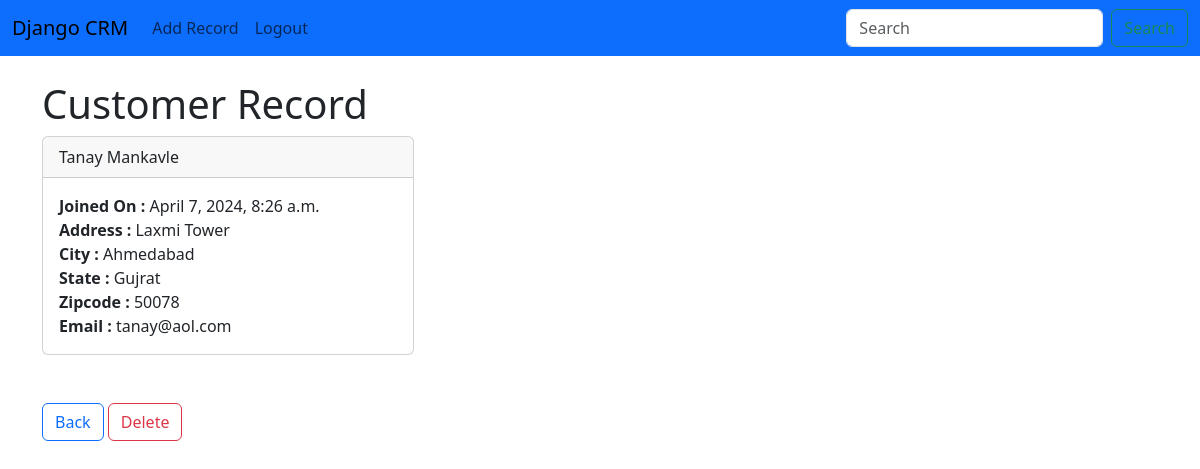
Page /record/7 (signed in) on the committed database.
### website/models.py (models this page shows, shortened)
class Record(models.Model):
    created_at = models.DateTimeField(auto_now_add=True)
    first_name = models.CharField(max_length=50)
    last_name = models.CharField(max_length=50)
    address = models.CharField(max_length=100)
    city = models.CharField(max_length=50)
    state = models.CharField(max_length=50)
    zipcode = models.CharField(max_length=50)
    email = models.CharField(max_length=50)
    phone = models.CharField(max_length=20)

### website/views.py (the view)
# urls.py: path('record/<int:pk>', views.customer_record, name='record'),
def customer_record(request, pk):
    if request.user.is_authenticated:
        customer_record = Record.objects.get(id = pk)
        return render(request, 'record.html', {'customer_record': customer_record})
    else:
        messages.success(request, 'You must be logged In to view record')
        return redirect('home')

### website/templates/record.html
{% extends 'base.html' %}
{% block content %}
<h1>Customer Record</h1>
<div class="card col-4">
    <div class="card-header">
        {{ customer_record.first_name }} {{ customer_record.last_name }}
    </div>
    <div class="card-body">
        <strong>Joined On  : </strong> {{ customer_record.created_at }} <br>
        <strong>Address : </strong> {{ customer_record.address }} <br>
        <strong>City : </strong>  {{ customer_record.city }}  <br>
        <strong>State : </strong>  {{ customer_record.state }} <br>
        <strong>Zipcode : </strong> {{ customer_record.zipcode }} <br>
        <strong>Email : </strong>  {{ customer_record.email }} <br>
    </div>
</div>
<br><br>
<a href="{% url 'home' %}" class="btn btn-outline-primary">Back</a>
<a href="{% url 'delete_record' customer_record.id %}" class="btn btn-outline-danger">Delete</a>
{% endblock %}

### rows in the picture
Record: first_name "Tanay", last_name "Mankavle", created_at "April 7, 2024, 8:26 a.m.", address "Laxmi Tower", city "Ahmedabad", state "Gujrat", zipcode "50078", email "tanay@aol.com"
